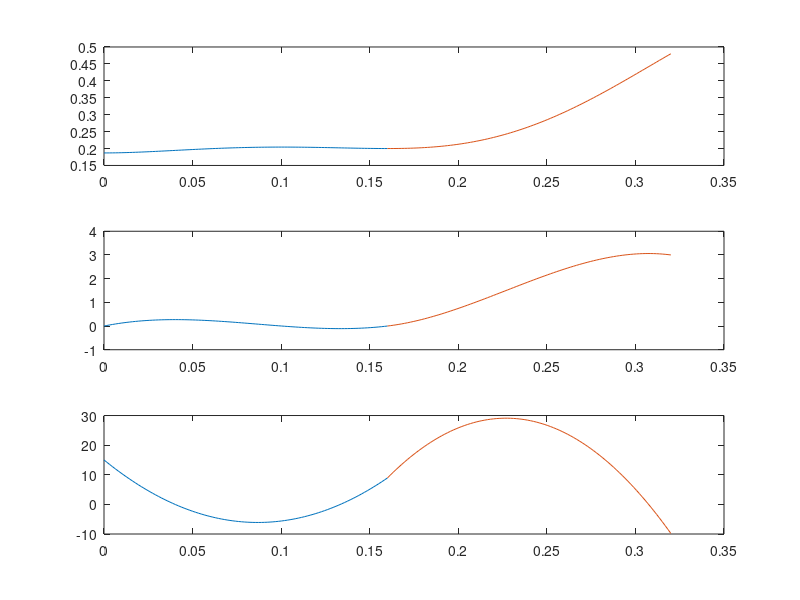

The MATLAB source for this figure:
x1=0;
y1=0.187;
x2=0.16;
y2=0.2;
x3=0.32;
y3=0.48;
A=[1 x1 x1^2 x1^3 x1^4 0 0 0 0 0;
   1 x2 x2^2 x2^3 x2^4 0 0 0 0 0;
   0 0 0 0 0 1 x2 x2^2 x2^3 x2^4;
   0 0 0 0 0 1 x3 x3^2 x3^3 x3^4;
   0 1 2*x2 3*x2^2 4*x2^3 0 -1 -2*x2 -3*x2^2 -4*x2^3;
   0 0 2 6*x2 12*x2^2 0 0 -2 -6*x2 -12*x2^2;
%    0 0 0 6 24*x2 0 0 0 -6 -24*x2;
   0 0 2 6*x1 12*x1^2 0 0 0 0 0;
   0 1 2*x1 3*x1^2 4*x1^3 0 0 0 0 0;
   0 0 0 0 0 0 0 2 6*x3 12*x3^2;
   0 0 0 0 0 0 1 2*x3 3*x3^2 4*x3^3];
Y=[y1 y2 y2 y3 0 0 15 0 -9.81 3]';
X=inv(A)*Y;
m1=linspace(x1,x2,100);
deltat = (x2-x1)/100;
n1=X(1)+X(2)*m1+X(3)*m1.^2+X(4)*m1.^3 + X(5)*m1.^4;
n1dot = X(2)+2*X(3)*m1+3*X(4)*m1.^2 + 4*X(5)*m1.^3;
n1dott = 2*X(3)+6*X(4)*m1 + 12*X(5)*m1.^2;

m2=linspace(x2,x3,100);
n2=X(6)+X(7)*m2+X(8)*m2.^2+X(9)*m2.^3 + X(10)*m2.^4;
n2dot = X(7)+2*X(8)*m2+3*X(9)*m2.^2 + 4*X(10)*m2.^3;
n2dott = 2*X(8)+6*X(9)*m2 + 12*X(10)*m2.^2;
subplot(3,1,1);
plot(m1,n1);
hold on;
plot(m2,n2);

subplot(3,1,2);
plot(m1,n1dot);
hold on;
plot(m2,n2dot);

subplot(3,1,3);
plot(m1,n1dott);
hold on;
plot(m2,n2dott);